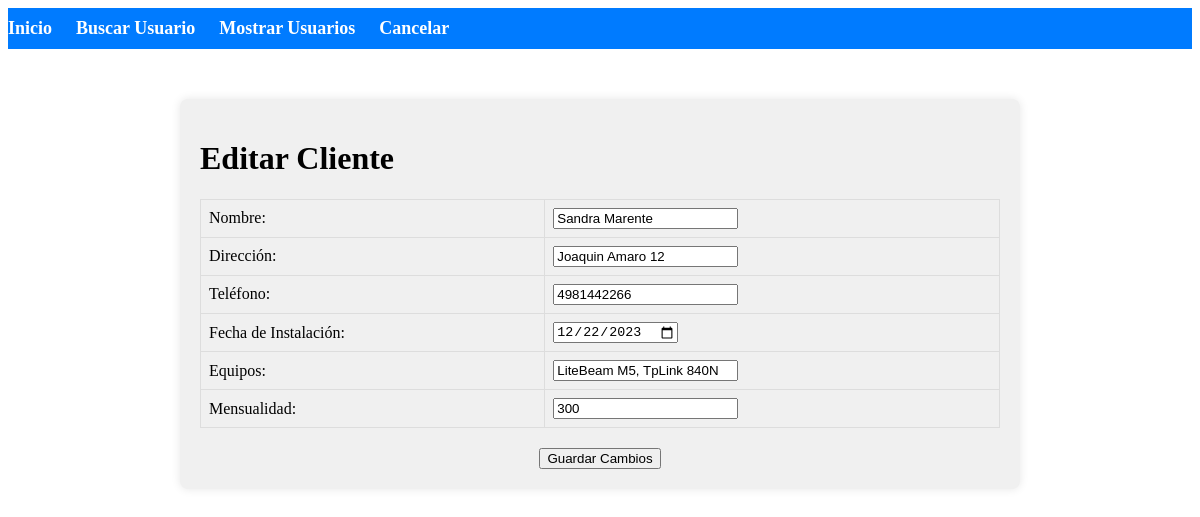
Screenshot of /busquedaEdicion/edit.php?id_cliente=3 with the database file from the repository.
### tables this page shows
CREATE TABLE `clientes` (
  `id_cliente` int NOT NULL AUTO_INCREMENT,
  `nombre` varchar(45) NOT NULL,
  `direccion` varchar(150) DEFAULT NULL,
  `telefono` varchar(15) DEFAULT NULL,
  `fechaInstalacion` varchar(100) DEFAULT NULL,
  `equipos` varchar(100) DEFAULT NULL,
  `mensualidad` varchar(255) DEFAULT NULL,
  `localidad` varchar(255) DEFAULT NULL,
  `comentarios` text,
  PRIMARY KEY (`id_cliente`)
);

### busquedaEdicion/edit.php (the view, shortened to what this page needs)
<?php
$servername = "localhost";
$username = "dni";
$password = "MinuzaFea265/";
$dbname = "doblenet";
$conn = new mysqli($servername, $username, $password, $dbname);
if ($_SERVER["REQUEST_METHOD"] == "GET") {
    $id_cliente = isset($_GET["id_cliente"]) ? intval($_GET["id_cliente"]) : 0;
    $sql = "SELECT * FROM clientes WHERE id_cliente = $id_cliente";
    $result = $conn->query($sql);
    if ($result->num_rows > 0) {
        $row = $result->fetch_assoc();
    } else {
        die("Cliente no encontrado.");
    }
}
?>
<!DOCTYPE html>
<html lang="es">
<head>
    <link rel="stylesheet" href="stylesEdit.css">
</head>
<body>
    <header>
        <nav>
            <ul>
                <li><a href="/admin/index.html">Inicio</a></li>
                <li><a href="/busquedaEdicion/index.html">Buscar Usuario</a></li>
                <li><a href="/consulta/index.html">Mostrar Usuarios</a></li>
                <li><a href="/admin/index.html">Cancelar</a></li>
            </ul>
        </nav>
    </header>
    <div class="container">
        <h1>Editar Cliente</h1>
        <form action="update.php" method="post">
            <table>
                <tr>
                    <td><label for="nombre">Nombre:</label></td>
                    <td><input type="text" id="nombre" name="nombre" value="<?php echo $row["nombre"]; ?>" required></td>
                </tr>
                <tr>
                    <td><label for="direccion">Dirección:</label></td>
                    <td><input type="text" id="direccion" name="direccion" value="<?php echo $row["direccion"]; ?>" required></td>
                </tr>
                <tr>
                    <td><label for="telefono">Teléfono:</label></td>
                    <td><input type="text" id="telefono" name="telefono" value="<?php echo $row["telefono"]; ?>" required></td>
                </tr>
                <tr>
                    <td><label for="fechaInstalacion">Fecha de Instalación:</label></td>
                    <td><input type="date" id="fechaInstalacion" name="fechaInstalacion" value="<?php echo $row["fechaInstalacion"]; ?>" required></td>
                </tr>
                <tr>
                    <td><label for="equipos">Equipos:</label></td>
                    <td><input type="text" id="equipos" name="equipos" value="<?php echo $row["equipos"]; ?>" required></td>
                </tr>
                <tr>
                    <td><label for="mensualidad">Mensualidad:</label></td>
                    <td><input type="number" id="mensualidad" name="mensualidad" value="<?php echo $row["mensualidad"]; ?>" required></td>
                </tr>
            </table>
            <div class="button-container">
                <button type="submit">Guardar Cambios</button>
            </div>
        </form>
    </div>
</body>
</html>

### busquedaEdicion/stylesEdit.css (style rules this page uses)
header { background-color: #007bff; color: #fff; padding: 10px 0; }
nav ul { list-style: none; margin: 0; padding: 0; }
nav li { display: inline-block; margin-right: 20px; }
nav a { text-decoration: none; color: #fff; font-weight: bold; font-size: 18px; }
.container { max-width: 800px; margin: 50px auto; padding: 20px; background-color: #f0f0f0; border-radius: 8px; box-shadow: 0 0 10px rgba(0, 0, 0, 0.1); }
table { width: 100%; border-collapse: collapse; margin-bottom: 20px; }
table, th, td { border: 1px solid #ddd; }
th, td { padding: 8px; text-align: left; }
.button-container { text-align: center; margin-top: 20px; }

### rows the page displays
clientes: nombre "Sandra Marente", direccion "Joaquin Amaro 12", telefono "4981442266", fechaInstalacion "12/22/2023", equipos "LiteBeam M5, TpLink 840N", mensualidad "300"
